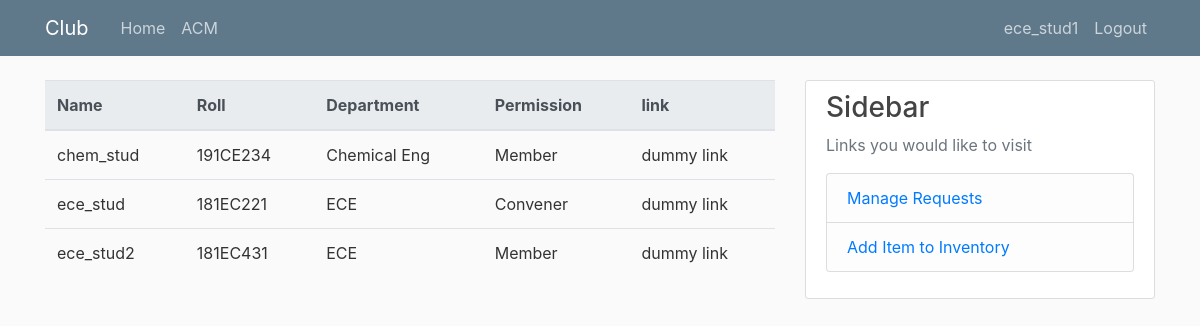
/club/Club-Detils (signed in), run on the app's committed database.
### User/models.py (models this page shows, shortened)
class User(AbstractBaseUser):
    YEAR = (
        (1, 'First Year'),
        (2, 'Second Year'),
        (3, 'Third Year'),
        (4, 'Fourth Year')
    )
    userName         = models.CharField(verbose_name = "Username", max_length = 27, unique = True)
    email            = models.CharField(verbose_name = 'Email Address', max_length = 27, unique = True)
    name             = models.CharField(verbose_name = 'First Name',max_length = 27)
    year             = models.IntegerField(verbose_name = 'Year', choices = YEAR, default = 2)
    roll             = models.CharField(verbose_name = 'Roll Number', max_length = 10)
    department       = models.CharField(verbose_name = 'Department', max_length = 20)
    mobileNumber     = models.CharField(verbose_name = 'Mobile Number',max_length = 27 ,unique = True)
    club             = models.ForeignKey(Club, default = None, on_delete = models.SET_NULL ,related_name = 'Club_Member', null = True, blank = True)
    is_convener      = models.BooleanField(default = False)
    is_active        = models.BooleanField(default = True)
    is_admin         = models.BooleanField(default = False)
    objects = CustUserManager()
    USERNAME_FIELD  = 'userName'
    REQUIRED_FIELDS = ['email', 'name', 'roll', 'year', 'department', 'mobileNumber', ]

### Club/models.py (models this page shows)
class Club(models.Model):
    name        = models.CharField(verbose_name = 'Club Name', max_length = 24)
    convener    = models.ForeignKey("User.User", default = None, on_delete = models.SET_NULL, related_name = 'Convener', null = True, blank = True)
    dateCreated = models.DateField(default = timezone.now)
    def __str__(self):
        return self.name

### Club/views.py (the view)
# urls.py: path("Club-Detils", ClubMembers, name = 'Club Details'),
def ClubMembers(request):
    user = request.user
    if not user.is_convener:
        messages.error(request, 'You do not have permission to view this page')
        return redirect('/')
    members = User.objects.filter(club = user.club)
    context = {'title' : f'{user.club} Details', 'members' : members}
    return render(request, 'Club/ClubDetails.html', context)

### Club/templates/Club/ClubDetails.html
{% extends "User/Base.html" %}
{% block content %}
<table class="table">
  <thead class="thead-light">
    <tr>
      <th scope="col">Name</th>
      <th scope="col">Roll</th>
      <th scope="col">Department</th>
      <th scope="col">Permission</th>
      <th scope="col">link</th>
    </tr>
  </thead>
  <tbody>
    {% for member in members %}
    <tr>
      <td>{{ member.name }}</td>
      <td>{{ member.roll }}</td>
      <td>{{ member.department }}</td>
      {% if member.is_convener %}
        <td>Convener</td>
      {% else %}
        <td>Member</td>
      {% endif %}
      <td>dummy link</td>
    </tr>
    {% endfor %}
  </tbody>
</table>
{% endblock content %}

### User/templates/User/Base.html (shortened to what this page needs)
{% load static %}
<!DOCTYPE html>
<html>
<head>
    <link rel="stylesheet" href="https://maxcdn.bootstrapcdn.com/bootstrap/4.0.0/css/bootstrap.min.css">
    <link rel="stylesheet" type="text/css" href="{% static 'User/main.css' %}">
</head>
<body>
    <header class="site-header">
      <nav class="navbar navbar-expand-md navbar-dark bg-steel fixed-top">
        <div class="container">
          <a class="navbar-brand mr-4" href="{% url 'home' %}">Club</a>
          <div class="collapse navbar-collapse" id="navbarToggle">
            <div class="navbar-nav mr-auto">
              <a class="nav-item nav-link" href="{% url 'home' %}">Home</a>
              {% if user.is_authenticated %}
                {% if user.is_convener %}
                  <a class="nav-item nav-link" href="{% url 'Club Details' %}">{{ user.club }}</a>
                {% else %}
                  <a class="nav-item nav-link" href="{% url 'Your Inventory' %}">Your Inventory</a>
                {% endif %}
              {% endif %}
            </div>
            <div class="navbar-nav">
            {% if user.is_authenticated %}
                <a class="nav-item nav-link" href="{% url 'Your Profile' %}">{{ user.userName }}</a>
                <a class="nav-item nav-link" href="{% url 'logout' %}">Logout</a>
            {% else %}
                <a class="nav-item nav-link" href="{% url 'login' %}">Login</a>
                <a class="nav-item nav-link" href="{% url 'register' %}">Register</a>
            {% endif %}
            </div>
          </div>
        </div>
      </nav>
    </header>
    <main role="main" class="container">
      <div class="row">
        <div class="col-md-8">
          {% block content %}{% endblock %}
        </div>
        <div class="col-md-4">
          <div class="content-section">
            <h3>Sidebar</h3>
            <p class='text-muted'>Links you would like to visit
              <ul class="list-group">
              {% if user.is_convener %}
                <li class="list-group-item list-group-item-light"><a href = "{% url 'Manage Request' %}">Manage Requests</a></li>
                <li class="list-group-item list-group-item-light"><a href = "{% url 'Add Item' %}">Add Item to Inventory</a></li>
              {% endif %}
              </ul>
            </p>
          </div>
        </div>
      </div>
    </main>
</body>
</html>

### User/static/User/main.css (style rules this page uses)
body { background: #fafafa; color: #333333; margin-top: 5rem; margin-bottom: 120px; }
h1, h2, h3, h4, h5, h6 { color: #444444; }
ul { margin: 0; }
.bg-steel { background-color: #5f788a; }
.site-header .navbar-nav .nav-link { color: #cbd5db; }
.content-section { background: #ffffff; padding: 10px 20px; border: 1px solid #dddddd; border-radius: 3px; margin-bottom: 20px; }

### data on the page
User: club "ACM", userName "ece_stud1", name "ece_stud", roll "181EC221", department "ECE", is_convener "Convener"
User: name "chem_stud", roll "191CE234", department "Chemical Eng", is_convener "Member"
User: name "ece_stud2", roll "181EC431", department "ECE", is_convener "Member"
